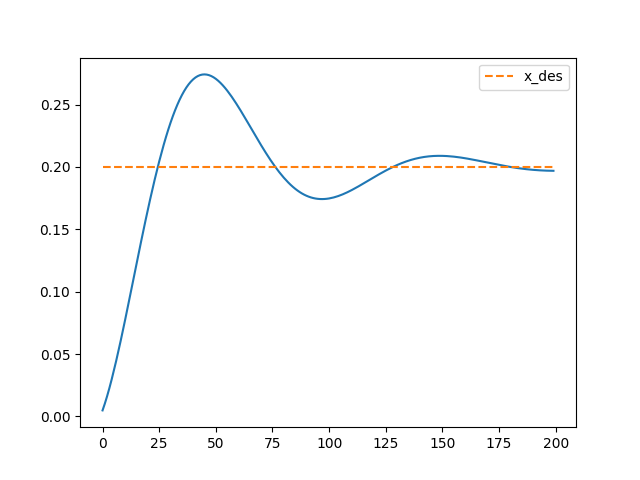

This figure's Python source:
import numpy as np
from matplotlib import pyplot as plt

def main():
    I = 1.7e-5
    dt = 0.002
    steps = 200
    tau_thrust = 0.1
    alpha = dt / tau_thrust

    kp = 100.0 # tau = 0.01s
    kd = 1.0
    ki = 0.0

    x = 0.0
    x_des = 0.2
    x_dot = 0.0
    last_error = 0.0
    integral = 0.0
    xs = []
    x_dots = []
    x_dot_dess = []

    for i in range(steps):
        x_err = x_des - x
        x_dot_err = (x_err - last_error) / dt
        last_error = x_err
        x_dot_des = np.clip(kp * x_err + kd * x_dot_err + ki * integral, -200, 200) 
        integral += (x_des - x) * dt
        x_dot_dess.append(x_dot_des)
        x_dot = alpha * x_dot_des + (1 - alpha) * x_dot
        x_dots.append(x_dot)
        x = x + x_dot * dt
        xs.append(x)

    plt.plot(xs)
    # plt.plot(x_dot_dess, label='x_dot_des')
    # plt.plot(x_dots, label='x_dot')
    plt.plot([x_des] * steps, label='x_des', linestyle='--')
    plt.legend()
    plt.savefig('pid_debug.png')

if __name__ == '__main__':
    main()